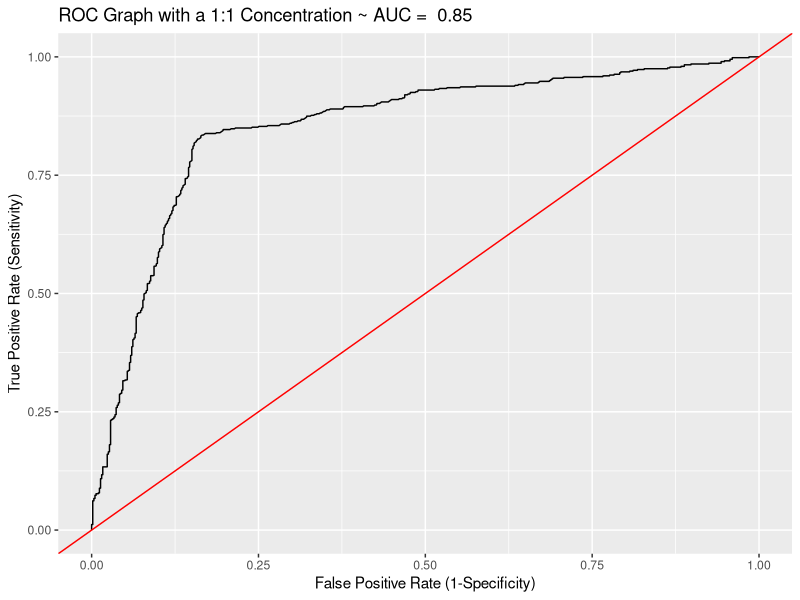
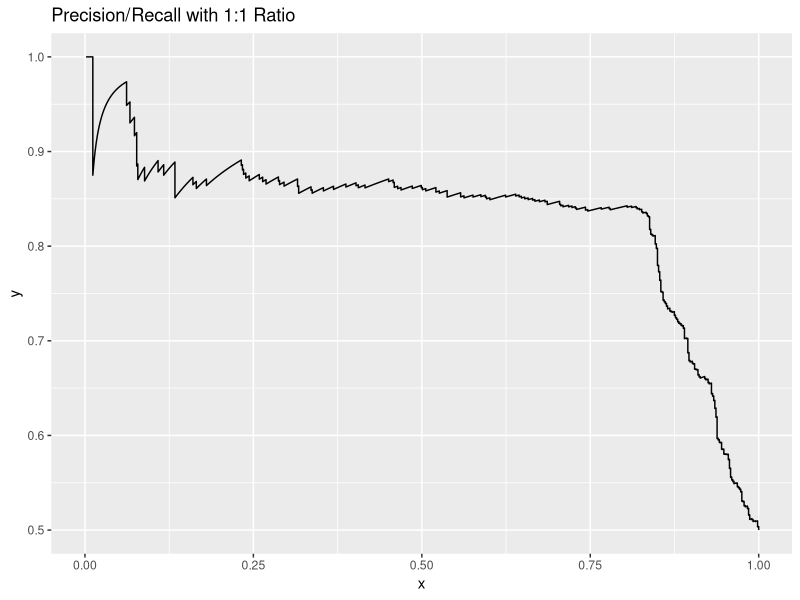
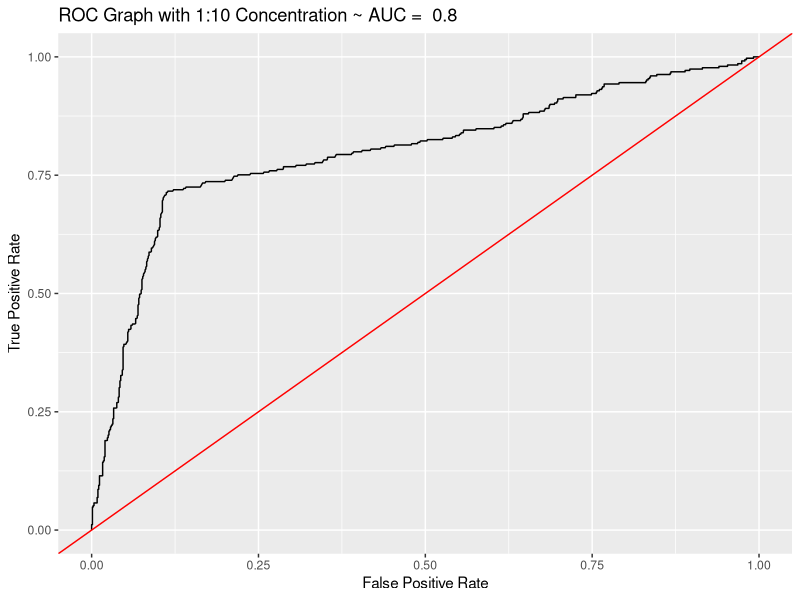
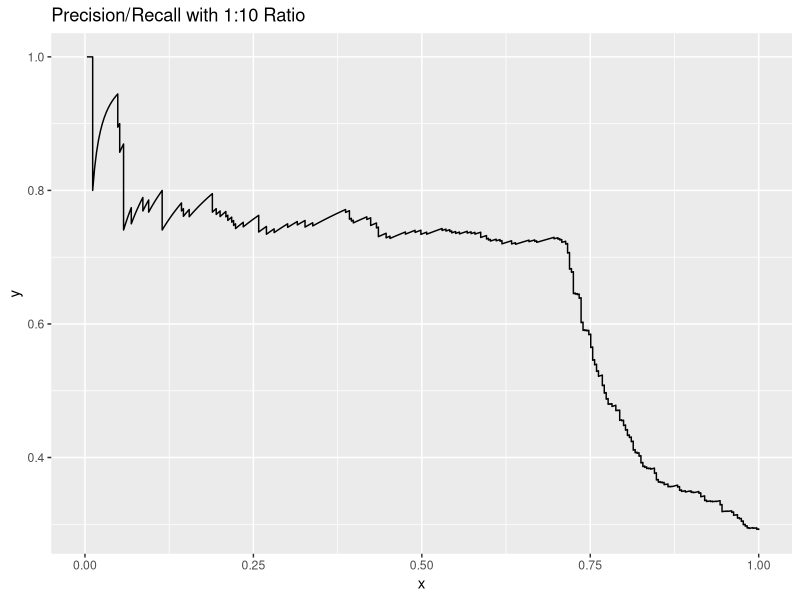
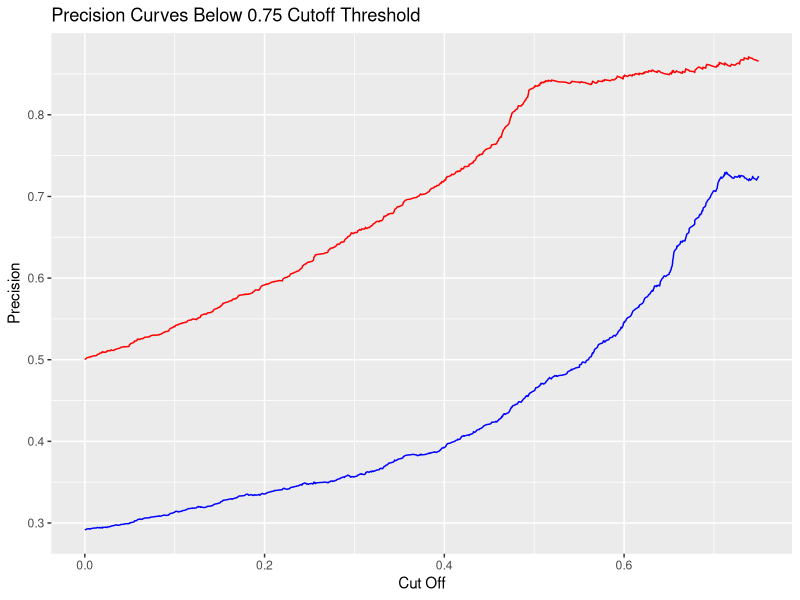

The R source for these figures, in order:

# Load Necessary Libraries 

library(ROCR)
library(ggplot2)
library(caret)


rocdata <- function(grp, pred){
  # Author: Kate Nambiar 
  # Date: 3/21/12
  # Site: http://www.rrandomness.com/r/simple-roc-plots-with-ggplot2-part-1/
  # Produces x and y co-ordinates for ROC curve plot
  # Arguments: grp - labels classifying subject status
  #            pred - values of each observation
  # Output: List with 2 components:
  #         roc = data.frame with x and y co-ordinates of plot
  #         stats = data.frame containing: area under ROC curve, p value, upper and lower 95% confidence interval
  
  grp <- as.factor(grp)
  if (length(pred) != length(grp)) {
    stop("The number of classifiers must match the number of data points")
  } 
  
  if (length(levels(grp)) != 2) {
    stop("There must only be 2 values for the classifier")
  }
  
  cut <- unique(pred)
  tp <- sapply(cut, function(x) length(which(pred > x & grp == levels(grp)[2])))
  fn <- sapply(cut, function(x) length(which(pred < x & grp == levels(grp)[2])))
  fp <- sapply(cut, function(x) length(which(pred > x & grp == levels(grp)[1])))
  tn <- sapply(cut, function(x) length(which(pred < x & grp == levels(grp)[1])))
  tpr <- tp / (tp + fn)
  fpr <- fp / (fp + tn)
  roc = data.frame(x = fpr, y = tpr)
  roc <- roc[order(roc$x, roc$y),]
  
  i <- 2:nrow(roc)
  auc <- (roc$x[i] - roc$x[i - 1]) %*% (roc$y[i] + roc$y[i - 1])/2
  
  pos <- pred[grp == levels(grp)[2]]
  neg <- pred[grp == levels(grp)[1]]
  q1 <- auc/(2-auc)
  q2 <- (2*auc^2)/(1+auc)
  se.auc <- sqrt(((auc * (1 - auc)) + ((length(pos) -1)*(q1 - auc^2)) + ((length(neg) -1)*(q2 - auc^2)))/(length(pos)*length(neg)))
  ci.upper <- auc + (se.auc * 0.96)
  ci.lower <- auc - (se.auc * 0.96)
  
  se.auc.null <- sqrt((1 + length(pos) + length(neg))/(12*length(pos)*length(neg)))
  z <- (auc - 0.5)/se.auc.null
  p <- 2*pnorm(-abs(z))
  
  stats <- data.frame (auc = auc,
                       p.value = p,
                       ci.upper = ci.upper,
                       ci.lower = ci.lower
  )
  
  return (list(roc = roc, stats = stats))
}


genSample <- function(n = 1000, threshold = 0.5, positive_percent = 0.50, 
                      true_positive_percent = 0.9, true_negative_percent = 0.9){
# creates a martix of truth values and predicted values 
# for AUC analysis 

 
    below_threshold = threshold-0.00001 # gives us a below threshold number for cut off
    above_threshold = threshold+0.00001 # gives us an above threshold number for cut off 
    negative_percent = 1 - positive_percent # False Percentage - The percentage of the sample N which is marked Negative (Default 0.5 observations)
    
    true_positive = n * positive_percent # True Positvive 
    false_positive = n * (1 - true_positive_percent) # False Positive - Truth (Label) (Default 25 Observations)
 
    true_negative <- n * negative_percent 
    false_negative <- n * (1 - true_negative_percent)

    
    # Positive labels 
    true_positive_label <- rep(1, true_positive)
    false_positive_label <- rep(1, false_positive)
    true_positive_percentage = runif(true_positive, threshold, 1.0)
    false_positive_percentage = runif(false_positive, 0, below_threshold)
    truth_1 <- c(true_positive_label, false_positive_label)
    pred_1 <- c(true_positive_percentage, false_positive_percentage)
    positive <- cbind(truth_1, pred_1)
    
    # Negative numbers 
    true_negative_label <- rep(0, true_negative)
    false_negative_label <- rep(0, false_negative)
    true_negative_percentage <- runif(true_negative, 0.0, below_threshold)
    false_negative_percentage <- runif(false_negative, above_threshold, 1)
    truth_2 <- c(true_negative_label, false_negative_label)
    pred_2 <- c(true_negative_percentage, false_negative_percentage) 
    negative <- cbind(truth_2, pred_2)
    
    
    returnMatrix <- rbind(positive, negative)
    colnames(returnMatrix) <- c("truth", "prediction")
    return(returnMatrix)
}


# 
# Main Entry Point 
#




# Generate with a 1:1 ratio 
set.seed(1234)
returnMatrix_1 <- as.data.frame(genSample())
rm_a <- returnMatrix_1 
rocData <- as.data.frame(rocdata(returnMatrix_1$truth, returnMatrix_1$prediction))
auc <- signif(mean(rocData$stats.auc), 2)
ptitle <- paste("ROC Graph with a 1:1 Concentration ~ AUC = ", auc)
ggplot(rocData, aes(roc.x, roc.y)) + geom_line() + 
      annotate("segment", x=-Inf, xend=Inf,y=-Inf, yend=Inf, colour="red") + 
      ggtitle(ptitle) +
      xlab("False Positive Rate (1-Specificity)") + ylab("True Positive Rate (Sensitivity)")


# PRCurve 
pred <- prediction(returnMatrix_1$prediction, returnMatrix_1$truth)
perf1 <- performance(pred, "prec", "rec")
x <- unlist(perf1@x.values)
y <- unlist(perf1@y.values)
PR.data <- as.data.frame(cbind(x,y))


ggplot(PR.data, aes(x,y)) + geom_line() + 
  ggtitle('Precision/Recall with 1:1 Ratio')


# Generate with a 1:10 ratio 


# ROC Graph 
set.seed(1234)
returnMatrix_2 <- as.data.frame(genSample(positive_percent = 0.25)) 
rm_b <- returnMatrix_2
rocData <- as.data.frame(rocdata(returnMatrix_2$truth, returnMatrix_2$prediction))
auc <- signif(mean(rocData$stats.auc), 2)
ptitle <- paste("ROC Graph with 1:10 Concentration ~ AUC = ", auc)
ggplot(rocData, aes(roc.x, roc.y)) + geom_line() + 
  annotate("segment", x=-Inf, xend=Inf,y=-Inf, yend=Inf, colour="red") + 
  ggtitle(ptitle) +
  xlab("False Positive Rate") + ylab("True Positive Rate")


# PRCurve 
pred <- prediction(returnMatrix_2$prediction, returnMatrix_2$truth)
perf1 <- performance(pred, "prec", "rec")
x <- unlist(perf1@x.values)
y <- unlist(perf1@y.values)
PR.data <- as.data.frame(cbind(x,y))


ggplot(PR.data, aes(x,y)) + geom_line() + 
    ggtitle('Precision/Recall with 1:10 Ratio')


#
#  Isolation of Precision Shift 
#

pred <- prediction(rm_a$prediction, rm_a$truth)
perf1 <- performance(pred, "prec")
x <- unlist(perf1@x.values)
y <- unlist(perf1@y.values)
PR.data1 <- as.data.frame(cbind(x,y))


pred <- prediction(rm_b$prediction, rm_b$truth)
perf2 <- performance(pred, "prec")
x <- unlist(perf2@x.values)
y <- unlist(perf2@y.values)
PR.data2 <- as.data.frame(cbind(x,y))

precision.err <- as.data.frame(cbind(PR.data1$x, PR.data1$y, PR.data2$y))
colnames(precision.err) <- c("x", "y1", "y2")
precision.err <- subset(precision.err, x<0.75)
precision.err$diff <- precision.err$y1 - precision.err$y2

# plot the graphs togeather to show the differentials 

err.plot <- ggplot(precision.err, aes(x)) + 
            geom_line(aes(y = y1), colour="red") + 
            geom_line(aes(y = y2), colour="blue") + 
            ggtitle('Precision Curves Below 0.75 Cutoff Threshold') +
            xlab("Cut Off") + ylab("Precision")
err.plot


# Scripts to create confusion matrix 



rm_a$truth[rm_a$truth == "1"] <- "T"
rm_a$truth[rm_a$truth == "0"] <- "F"
table(rm_a$prediction > 0.5, rm_a$truth)

rm_b$truth[rm_a$truth == "1"] <- "T"
rm_b$truth[rm_a$truth == "0"] <- "F"
table(rm_b$prediction > 0.5, rm_b$truth)
